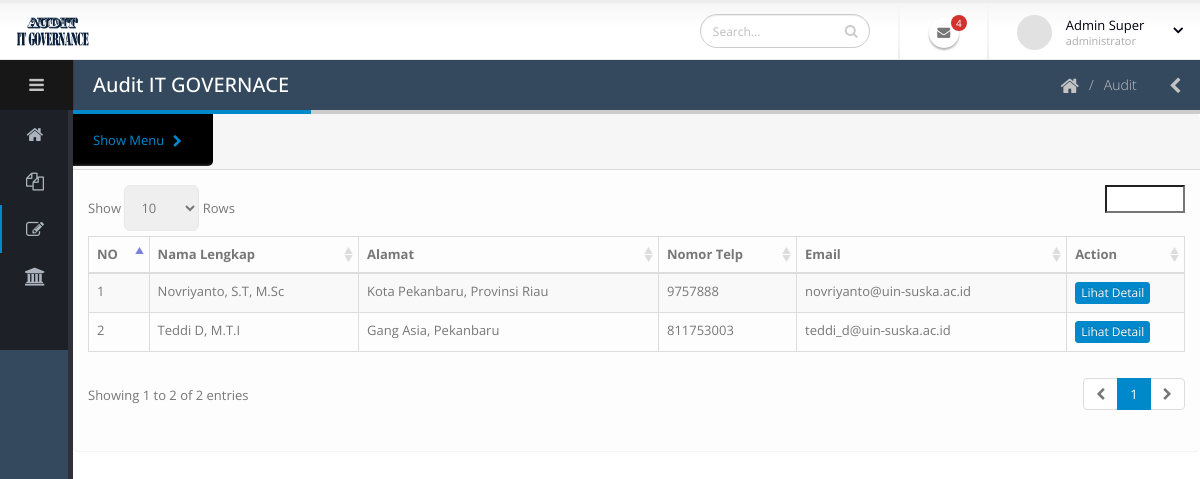
The page /index.php/administrator/audit on the database as committed earlier.
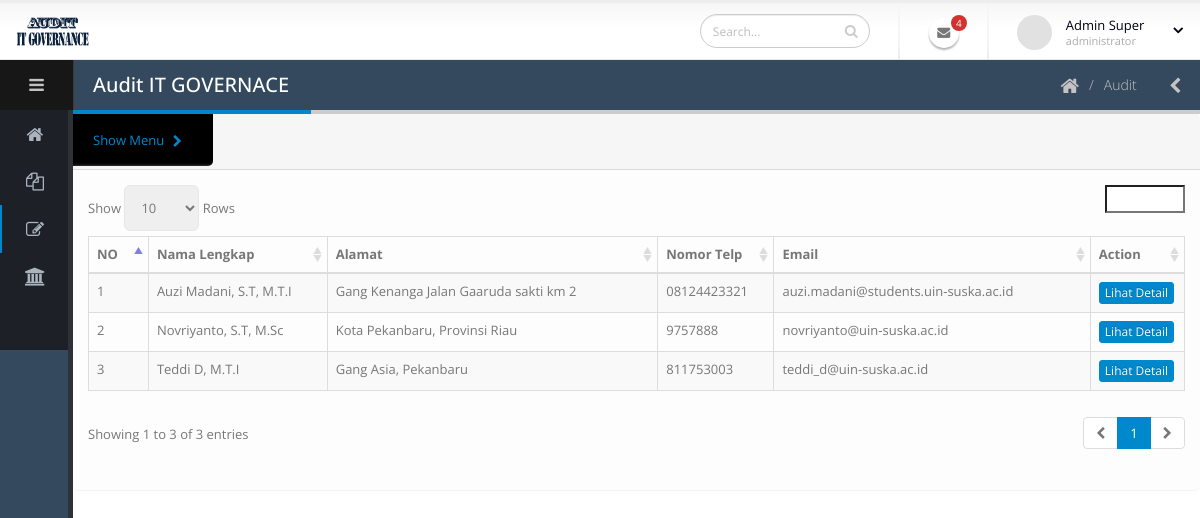
The same page on the database as committed later.
### tables this page shows
CREATE TABLE `db_auditor` (
  `id_auditor` int(11) NOT NULL,
  `nama_lengkap` varchar(100) NOT NULL,
  `alamat` text NOT NULL,
  `no_hp` varchar(20) NOT NULL,
  `email` varchar(50) NOT NULL,
  `username` varchar(100) NOT NULL,
  `pw` varchar(100) NOT NULL
);

### application/controllers/Administrator.php (called while the page is built, shortened)
<?php
class Administrator extends CI_Controller{
    public function __construct(){
        $this->load->library('session');
        $this->load->model('Administrator_model');
    }
    public function audit(){
        $tampil = $this->Administrator_model->tampilauditor()->result();
        $data['tampil'] = $tampil;
        $this->load->view('administrator/header_audit');
        $this->load->view('administrator/audit',$data);}
}

### index.php (called while the page is built, shortened)
<?php
require_once BASEPATH.'core/CodeIgniter.php';

### application/models/Administrator_model.php (called while the page is built, shortened)
<?php
class Administrator_model extends CI_Model
{
    public function tampilauditor(){
        $query = $this->db->query("SELECT * FROM db_auditor ORDER BY id_auditor DESC ");
        return $query;
    }
}

### application/views/administrator/Audit.php (the view, shortened to what this page needs)
<section class="panel">
    <header class="panel-heading">
        <h1 class="panel-title">Data Auditor</h1>
    </header>
                        <div class="panel-body">
                            <table class="table table-bordered table-striped" id="datatable-ajax">
                                <thead>
                                <tr>
                                    <th>NO</th>
                                    <th>Nama Lengkap</th>
                                    <th>Alamat</th>
                                    <th>Nomor Telp</th>
                                    <th>Email</th>
                                    <th>Action</th>
                                </tr>
                                </thead>
                                <tbody>
                                <?php $n = 1; foreach ($tampil as $u){ ?>
                                    <tr>
                                        <td><?= $n++?></td>
                                        <td><?= $u->nama_lengkap ?></td>
                                        <td><?= $u->alamat ?></td>
                                        <td><?= $u->no_hp ?></td>
                                        <td><?= $u->email ?></td>
                                        <td>
                                            <a class="btn btn-xs btn-primary" alt="Lihat" href="<?= base_url() ?>administrator/lihatauditor/<?= $u->id_auditor ?>">Lihat Detail</a>
                                        </td>
                                    </tr>
                                <?php } ?>
                                </tbody>
                            </table>
                        </div>
                </div>
            </section>
        </section>
    </div>
</section>
</body>
</html>

Rows that differ between the two databases and show on the page:
added db_auditor: nama_lengkap "Auzi Madani, S.T, M.T.I", alamat "Gang Kenanga Jalan Gaaruda sakti km 2", no_hp "08124423321", email "auzi.madani@students.uin-suska.ac.id"
Other text that changed with them:
text written by a page script: "Show Rows Showing 1 to 2 of 2 entries 1" → "Show Rows Showing 1 to 3 of 3 entries 1"
